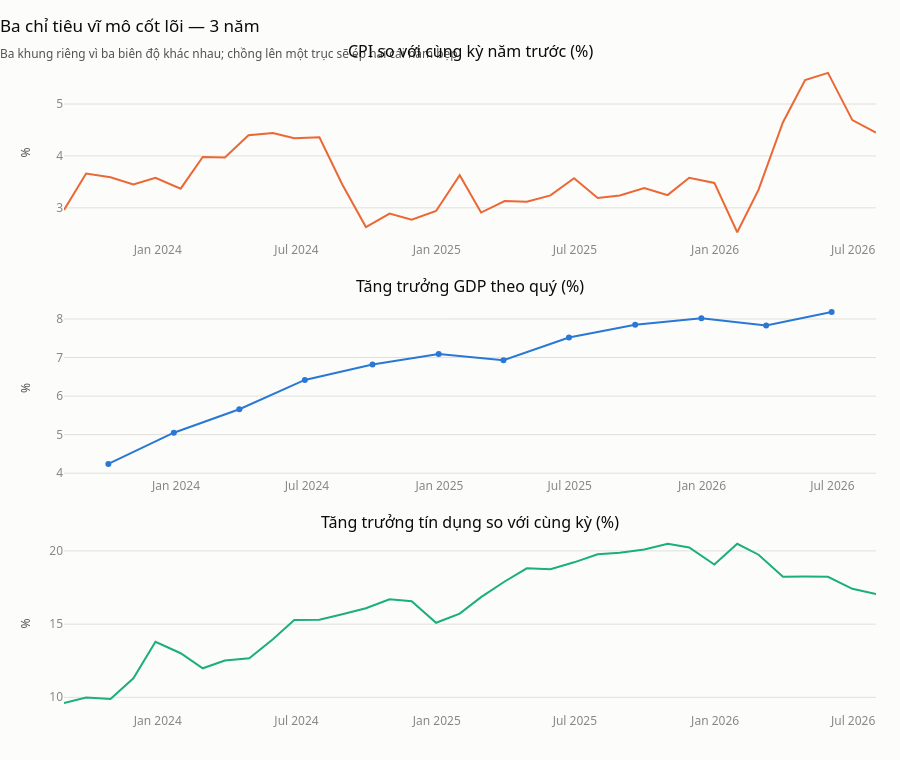

Notebook source saved alongside this figure:
### Markdown cell above
## 3 · Lạm phát, tăng trưởng, tín dụng

### Code cell
def lay(nhan: str) -> pd.DataFrame:
    """Một chuỗi, đã lọc theo code — không bao giờ trộn đơn vị."""
    return tat_ca[tat_ca["code"] == CHI_TIEU[nhan]].sort_values("date")


fig = make_subplots(
    rows=3, cols=1, shared_xaxes=False, vertical_spacing=0.09,
    subplot_titles=("CPI so với cùng kỳ năm trước (%)", "Tăng trưởng GDP theo quý (%)",
                    "Tăng trưởng tín dụng so với cùng kỳ (%)"),
)
for hang, (nhan, mau) in enumerate(
    [("CPI so cùng kỳ", CHUOI[1]), ("GDP tăng trưởng", CHUOI[0]), ("Tín dụng so cùng kỳ", CHUOI[2])], start=1
):
    d = lay(nhan)
    fig.add_trace(
        go.Scatter(x=d["date"], y=d["value"], name=nhan, line=dict(width=2, color=mau),
                   hovertemplate="%{x|%m/%Y}: %{y:.2f}%<extra></extra>"),
        row=hang, col=1,
    )
fig.update_layout(
    title_text="Ba chỉ tiêu vĩ mô cốt lõi — 3 năm<br>"
    "<sub style='color:#52514e'>Ba khung riêng vì ba biên độ khác nhau; chồng lên một trục sẽ ép hai cái nằm bẹp</sub>",
    height=760, showlegend=False,
)
for i in range(1, 4):
    fig.update_yaxes(title_text="%", row=i, col=1)
fig

### Figure 1 — Plotly figure (JSON) as saved in the notebook; plotly's stock layout.template omitted (floating-point values rounded to 4 significant figures)
{"data": [{"hovertemplate": "%{x|%m/%Y}: %{y:.2f}%<extra></extra>", "line": {"color": "#eb6834", "width": 2}, "name": "CPI so cùng kỳ", "type": "scatter", "x": ["2023-08-31T00:00:00.000000000", "2023-09-29T00:00:00.000000000", "2023-10-31T00:00:00.000000000", "2023-11-30T00:00:00.000000000", "2023-12-29T00:00:00.000000000", "2024-01-31T00:00:00.000000000", "2024-02-29T00:00:00.000000000", "2024-03-29T00:00:00.000000000", "2024-04-29T00:00:00.000000000", "2024-05-31T00:00:00.000000000", "2024-06-28T00:00:00.000000000", "2024-07-31T00:00:00.000000000", "2024-08-30T00:00:00.000000000", "2024-09-30T00:00:00.000000000", "2024-10-31T00:00:00.000000000", "2024-11-29T00:00:00.000000000", "2024-12-31T00:00:00.000000000", "2025-01-31T00:00:00.000000000", "2025-02-28T00:00:00.000000000", "2025-03-31T00:00:00.000000000", "2025-04-29T00:00:00.000000000", "2025-05-30T00:00:00.000000000", "2025-06-30T00:00:00.000000000", "2025-07-31T00:00:00.000000000", "2025-08-29T00:00:00.000000000", "2025-09-30T00:00:00.000000000", "2025-10-30T00:00:00.000000000", "2025-10-31T00:00:00.000000000", "2025-11-28T00:00:00.000000000", "2025-12-31T00:00:00.000000000", "2026-01-30T00:00:00.000000000", "2026-02-26T00:00:00.000000000", "2026-02-27T00:00:00.000000000", "2026-03-31T00:00:00.000000000", "2026-04-29T00:00:00.000000000", "2026-05-29T00:00:00.000000000", "2026-06-30T00:00:00.000000000", "2026-07-31T00:00:00.000000000"], "xaxis": "x", "y": [2.96, 3.66, 3.59, 3.45, 3.58, 3.37, 3.98, 3.97, 4.4, 4.44, 4.34, 4.36, 3.45, 2.63, 2.89, 2.77, 2.94, 3.63, 2.91, 3.13, 3.12, 3.24, 3.57, 3.19, 3.24, 3.38, 3.25, 3.25, 3.58, 3.48, 2.53, 3.35, 3.35, 4.65, 5.46, 5.6, 4.69, 4.45], "yaxis": "y"}, {"hovertemplate": "%{x|%m/%Y}: %{y:.2f}%<extra></extra>", "line": {"color": "#2a78d6", "width": 2}, "name": "GDP tăng trưởng", "type": "scatter", "x": ["2023-09-29T00:00:00.000000000", "2023-12-29T00:00:00.000000000", "2024-03-29T00:00:00.000000000", "2024-06-28T00:00:00.000000000", "2024-09-30T00:00:00.000000000", "2024-12-31T00:00:00.000000000", "2025-03-31T00:00:00.000000000", "2025-06-30T00:00:00.000000000", "2025-09-30T00:00:00.000000000", "2025-12-31T00:00:00.000000000", "2026-03-31T00:00:00.000000000", "2026-06-30T00:00:00.000000000"], "xaxis": "x2", "y": [4.24, 5.05, 5.66, 6.42, 6.82, 7.09, 6.93, 7.52, 7.85, 8.02, 7.83, 8.18], "yaxis": "y2"}, {"hovertemplate": "%{x|%m/%Y}: %{y:.2f}%<extra></extra>", "line": {"color": "#1baf7a", "width": 2}, "name": "Tín dụng so cùng kỳ", "type": "scatter", "x": ["2023-08-31T00:00:00.000000000", "2023-09-29T00:00:00.000000000", "2023-10-31T00:00:00.000000000", "2023-11-30T00:00:00.000000000", "2023-12-29T00:00:00.000000000", "2024-01-31T00:00:00.000000000", "2024-02-29T00:00:00.000000000", "2024-03-29T00:00:00.000000000", "2024-04-30T00:00:00.000000000", "2024-05-31T00:00:00.000000000", "2024-06-28T00:00:00.000000000", "2024-07-31T00:00:00.000000000", "2024-08-30T00:00:00.000000000", "2024-09-30T00:00:00.000000000", "2024-10-31T00:00:00.000000000", "2024-11-29T00:00:00.000000000", "2024-12-31T00:00:00.000000000", "2025-01-31T00:00:00.000000000", "2025-02-28T00:00:00.000000000", "2025-03-31T00:00:00.000000000", "2025-04-29T00:00:00.000000000", "2025-05-30T00:00:00.000000000", "2025-06-30T00:00:00.000000000", "2025-07-31T00:00:00.000000000", "2025-08-29T00:00:00.000000000", "2025-09-30T00:00:00.000000000", "2025-10-31T00:00:00.000000000", "2025-11-28T00:00:00.000000000", "2025-12-31T00:00:00.000000000", "2026-01-30T00:00:00.000000000", "2026-02-27T00:00:00.000000000", "2026-03-31T00:00:00.000000000", "2026-04-29T00:00:00.000000000", "2026-05-29T00:00:00.000000000", "2026-06-30T00:00:00.000000000", "2026-07-31T00:00:00.000000000"], "xaxis": "x3", "y": [9.6, 9.98, 9.88, 11.3, 13.79, 13.01, 11.98, 12.51, 12.67, 13.97, 15.28, 15.3, 15.67, 16.08, 16.69, 16.56, 15.09, 15.72, 16.84, 17.91, 18.81, 18.75, 19.22, 19.77, 19.87, 20.1, 20.49, 20.24, 19.07, 20.49, 19.74, 18.24, 18.25, 18.23, 17.41, 17.05], "yaxis": "y3"}], "layout": {"annotations": [{"font": {"size": 16}, "showarrow": false, "text": "CPI so với cùng kỳ năm trước (%)", "x": 0.5, "xanchor": "center", "xref": "paper", "y": 1.0, "yanchor": "bottom", "yref": "paper"}, {"font": {"size": 16}, "showarrow": false, "text": "Tăng trưởng GDP theo quý (%)", "x": 0.5, "xanchor": "center", "xref": "paper", "y": 0.6367, "yanchor": "bottom", "yref": "paper"}, {"font": {"size": 16}, "showarrow": false, "text": "Tăng trưởng tín dụng so với cùng kỳ (%)", "x": 0.5, "xanchor": "center", "xref": "paper", "y": 0.2733, "yanchor": "bottom", "yref": "paper"}], "height": 760, "showlegend": false, "title": {"text": "Ba chỉ tiêu vĩ mô cốt lõi — 3 năm<br><sub style='color:#52514e'>Ba khung riêng vì ba biên độ khác nhau; chồng lên một trục sẽ ép hai cái nằm bẹp</sub>"}, "xaxis": {"anchor": "y", "domain": [0.0, 1.0]}, "xaxis2": {"anchor": "y2", "domain": [0.0, 1.0]}, "xaxis3": {"anchor": "y3", "domain": [0.0, 1.0]}, "yaxis": {"anchor": "x", "domain": [0.7267, 1.0], "title": {"text": "%"}}, "yaxis2": {"anchor": "x2", "domain": [0.3633, 0.6367], "title": {"text": "%"}}, "yaxis3": {"anchor": "x3", "domain": [0.0, 0.2733], "title": {"text": "%"}}}}
